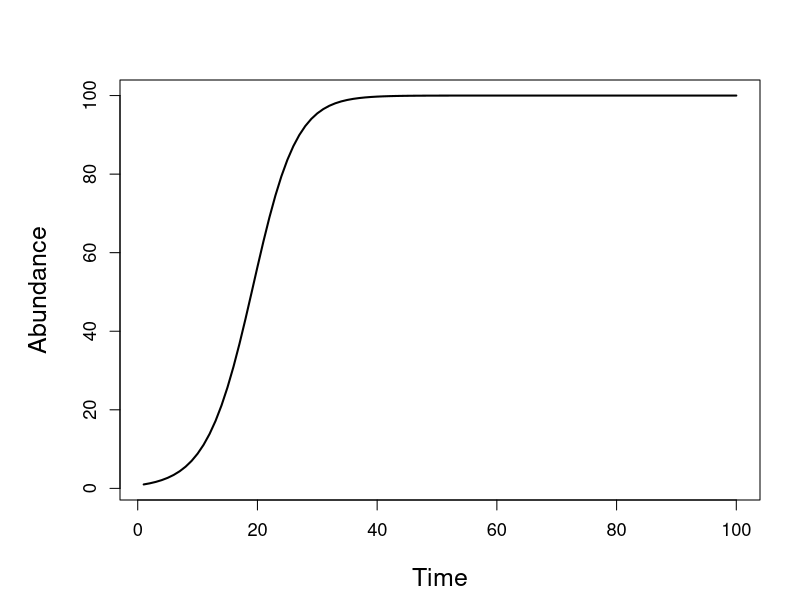
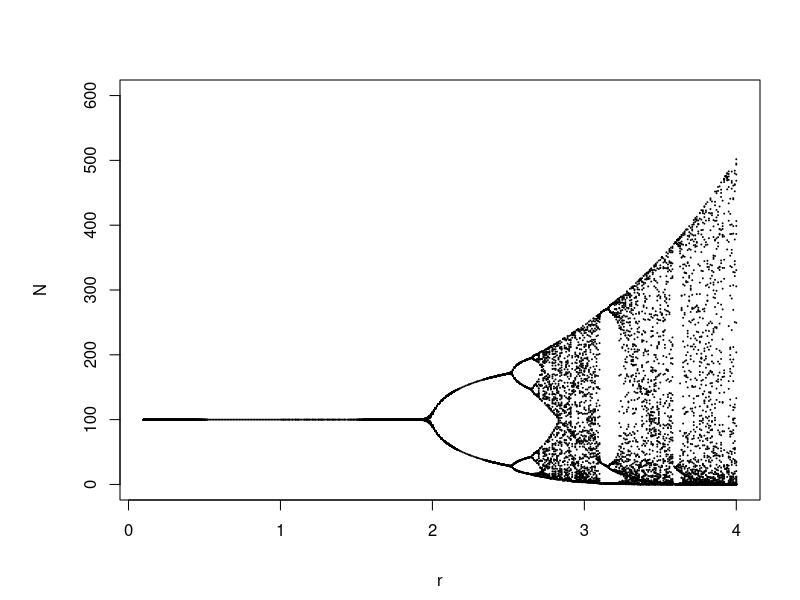
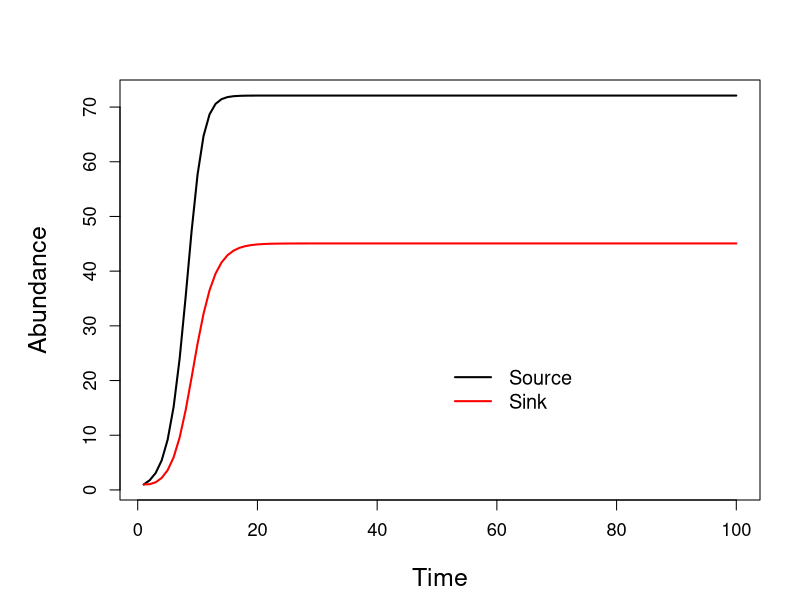
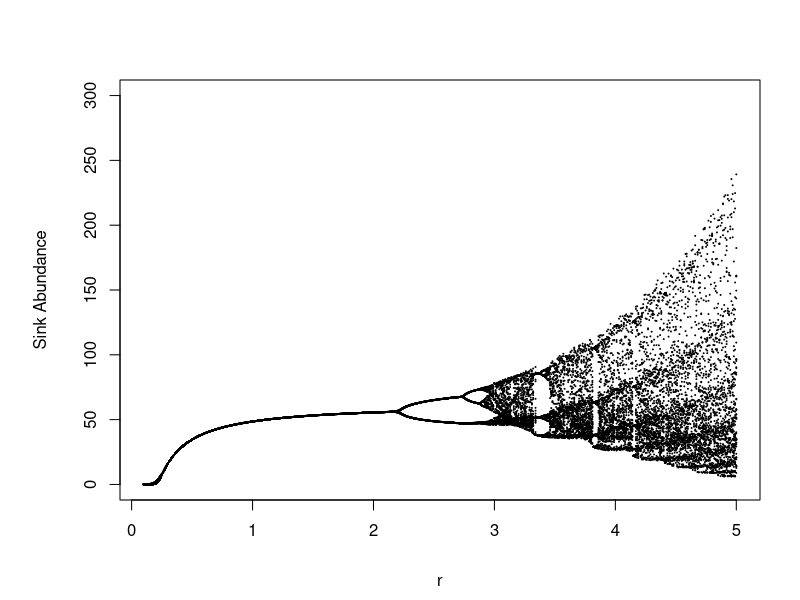

Here is the R script that generated these plots, in order:
# 2014
# CNRS CEFE workshop, Montpellier, France
# Jean-Dominique Lebreton, Olivier Gimenez, Dave Koons

# Exercise 8: The Ricker model of density dependence

rm(list=ls(all=TRUE))   # clears the R memory, which is sometimes useful

################################################################################
# Part 1 of code: the Ricker model                                             #
################################################################################
tspan <- 100
N <- matrix(0,tspan,1)
N[1] <- 1
K <- 100
r <- 0.25
for (t in 2:tspan){
  N[t] <- N[t-1]*exp(r*(1-N[t-1]/K))
}

par(mar = c(5, 6, 4, 2),mgp = c(3.5, 1, 0))
plot(1:tspan, N, xlab = list("Time",cex=1.5),ylab = list("Abundance",cex=1.5),
  col = "black",type = "l",lwd = 2,cex.axis = 1.1)

################################################################################
# Part 2 of code: Bifurcation diagram for the Ricker model                     #
################################################################################
plot(-1, -1, xlim = c(0.1,4), ylim = c(0,600), xlab = "r", ylab = "N")
r <- seq(0.1, 4, by = 0.01)
for (i in 1:length(r)) {
    N <- vector()
    N[1] <- 50
    for (t in 2:tspan) {
      N[t] <- N[t-1]*exp(r[i]*(1-N[t-1]/K))
    }
    uval <- unique(N[50:tspan])
    points(rep(r[i], length(uval)), uval, cex = 0.1, pch = 19)
}

################################################################################
# Part 3 of code: DD Metapopulation model and bifurcation diagram              #
################################################################################
tspan <- 100
K <- 100
r <- 0.8
p <- 0.8
q <- 0.6
n <- matrix(0,2,tspan)
n[,1] <- rep(1,2)         # initial vector of abundance;
                          # row 1 for source, row 2 for sink
for (t in 2:tspan){
  A <- matrix(c(
    exp(r*(1-n[1,t-1]/K))*p, 0,
    exp(r*(1-n[1,t-1]/K))*(1-p), q),nrow=2, byrow=T)
  n[,t] <- A%*%n[,t-1]
}

par(mar = c(5, 6, 4, 2),mgp = c(3.5, 1, 0))
plot(1:tspan, n[1,], xlab = list("Time",cex=1.5),ylab = list("Abundance",cex=1.5),
  col = "black",type = "l",lwd = 2,cex.axis = 1.1)
lines(1:tspan, n[2,], col = "red", lwd = 2)
legend(x = 50, y = 25, legend = c("Source", "Sink"), lty = c(1, 1),
  lwd = c(2, 2), col = c("black", "red"), bty = "n", cex = 1.2)

### Bifurcation diagram for the sink population
plot(-1, -1, xlim = c(0.1,5), ylim = c(0,300), xlab = "r",ylab="Sink Abundance")
r <- seq(0.1, 5, by = 0.01)
for (i in 1:length(r)) {
  n <- matrix(0,2,tspan)
  n[,1] <- c(40,30)
  for (t in 2:tspan) {
    A <- matrix(c(
      exp(r[i]*(1-n[1,t-1]/K))*p, 0,
      exp(r[i]*(1-n[1,t-1]/K))*(1-p), q),nrow=2, byrow=T)
    n[,t] <- A%*%n[,t-1]
    }
    uval <- unique(n[2,50:tspan])
    points(rep(r[i], length(uval)), uval, cex = 0.1, pch = 19)
}

